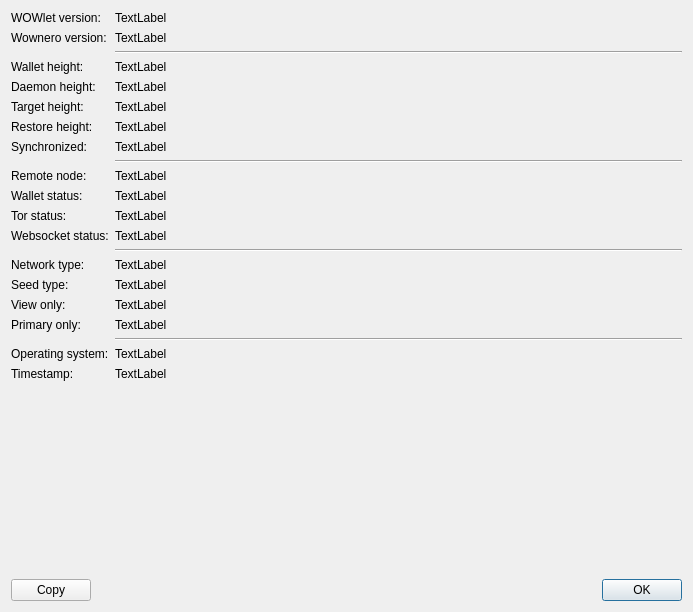
<?xml version="1.0" encoding="UTF-8"?>
<ui version="4.0">
 <class>DebugInfoDialog</class>
 <widget class="QDialog" name="DebugInfoDialog">
  <property name="geometry">
   <rect>
    <x>0</x>
    <y>0</y>
    <width>693</width>
    <height>612</height>
   </rect>
  </property>
  <property name="windowTitle">
   <string>Debug Info</string>
  </property>
  <layout class="QVBoxLayout" name="verticalLayout">
   <item>
    <layout class="QFormLayout" name="formLayout">
     <item row="0" column="0">
      <widget class="QLabel" name="label">
       <property name="text">
        <string>WOWlet version:</string>
       </property>
      </widget>
     </item>
     <item row="0" column="1">
      <widget class="QLabel" name="label_wowletVersion">
       <property name="text">
        <string>TextLabel</string>
       </property>
       <property name="textInteractionFlags">
        <set>Qt::LinksAccessibleByMouse|Qt::TextSelectableByMouse</set>
       </property>
      </widget>
     </item>
     <item row="1" column="0">
      <widget class="QLabel" name="label_4">
       <property name="text">
        <string>Wownero version:</string>
       </property>
      </widget>
     </item>
     <item row="1" column="1">
      <widget class="QLabel" name="label_moneroVersion">
       <property name="text">
        <string>TextLabel</string>
       </property>
       <property name="textInteractionFlags">
        <set>Qt::LinksAccessibleByMouse|Qt::TextSelectableByMouse</set>
       </property>
      </widget>
     </item>
     <item row="2" column="1">
      <widget class="Line" name="line">
       <property name="orientation">
        <enum>Qt::Horizontal</enum>
       </property>
      </widget>
     </item>
     <item row="3" column="0">
      <widget class="QLabel" name="label_6">
       <property name="text">
        <string>Wallet height:</string>
       </property>
      </widget>
     </item>
     <item row="3" column="1">
      <widget class="QLabel" name="label_walletHeight">
       <property name="text">
        <string>TextLabel</string>
       </property>
       <property name="textInteractionFlags">
        <set>Qt::LinksAccessibleByMouse|Qt::TextSelectableByMouse</set>
       </property>
      </widget>
     </item>
     <item row="4" column="0">
      <widget class="QLabel" name="label_12">
       <property name="text">
        <string>Daemon height:</string>
       </property>
      </widget>
     </item>
     <item row="4" column="1">
      <widget class="QLabel" name="label_daemonHeight">
       <property name="text">
        <string>TextLabel</string>
       </property>
       <property name="textInteractionFlags">
        <set>Qt::LinksAccessibleByMouse|Qt::TextSelectableByMouse</set>
       </property>
      </widget>
     </item>
     <item row="6" column="0">
      <widget class="QLabel" name="label_10">
       <property name="text">
        <string>Restore height:</string>
       </property>
      </widget>
     </item>
     <item row="6" column="1">
      <widget class="QLabel" name="label_restoreHeight">
       <property name="text">
        <string>TextLabel</string>
       </property>
       <property name="textInteractionFlags">
        <set>Qt::LinksAccessibleByMouse|Qt::TextSelectableByMouse</set>
       </property>
      </widget>
     </item>
     <item row="7" column="0">
      <widget class="QLabel" name="label_9">
       <property name="text">
        <string>Synchronized:</string>
       </property>
      </widget>
     </item>
     <item row="7" column="1">
      <widget class="QLabel" name="label_synchronized">
       <property name="text">
        <string>TextLabel</string>
       </property>
       <property name="textInteractionFlags">
        <set>Qt::LinksAccessibleByMouse|Qt::TextSelectableByMouse</set>
       </property>
      </widget>
     </item>
     <item row="8" column="1">
      <widget class="Line" name="line_2">
       <property name="orientation">
        <enum>Qt::Horizontal</enum>
       </property>
      </widget>
     </item>
     <item row="9" column="0">
      <widget class="QLabel" name="label_27">
       <property name="text">
        <string>Remote node:</string>
       </property>
      </widget>
     </item>
     <item row="9" column="1">
      <widget class="QLabel" name="label_remoteNode">
       <property name="text">
        <string>TextLabel</string>
       </property>
       <property name="textInteractionFlags">
        <set>Qt::LinksAccessibleByMouse|Qt::TextSelectableByMouse</set>
       </property>
      </widget>
     </item>
     <item row="10" column="0">
      <widget class="QLabel" name="label_17">
       <property name="text">
        <string>Wallet status:</string>
       </property>
      </widget>
     </item>
     <item row="10" column="1">
      <widget class="QLabel" name="label_walletStatus">
       <property name="text">
        <string>TextLabel</string>
       </property>
       <property name="textInteractionFlags">
        <set>Qt::LinksAccessibleByMouse|Qt::TextSelectableByMouse</set>
       </property>
      </widget>
     </item>
     <item row="11" column="0">
      <widget class="QLabel" name="label_18">
       <property name="text">
        <string>Tor status:</string>
       </property>
      </widget>
     </item>
     <item row="11" column="1">
      <widget class="QLabel" name="label_torStatus">
       <property name="text">
        <string>TextLabel</string>
       </property>
       <property name="textInteractionFlags">
        <set>Qt::LinksAccessibleByMouse|Qt::TextSelectableByMouse</set>
       </property>
      </widget>
     </item>
     <item row="12" column="0">
      <widget class="QLabel" name="label_19">
       <property name="text">
        <string>Websocket status:</string>
       </property>
      </widget>
     </item>
     <item row="12" column="1">
      <widget class="QLabel" name="label_websocketStatus">
       <property name="text">
        <string>TextLabel</string>
       </property>
       <property name="textInteractionFlags">
        <set>Qt::LinksAccessibleByMouse|Qt::TextSelectableByMouse</set>
       </property>
      </widget>
     </item>
     <item row="13" column="1">
      <widget class="Line" name="line_3">
       <property name="orientation">
        <enum>Qt::Horizontal</enum>
       </property>
      </widget>
     </item>
     <item row="14" column="0">
      <widget class="QLabel" name="label_2">
       <property name="text">
        <string>Network type:</string>
       </property>
      </widget>
     </item>
     <item row="14" column="1">
      <widget class="QLabel" name="label_netType">
       <property name="text">
        <string>TextLabel</string>
       </property>
       <property name="textInteractionFlags">
        <set>Qt::LinksAccessibleByMouse|Qt::TextSelectableByMouse</set>
       </property>
      </widget>
     </item>
     <item row="15" column="0">
      <widget class="QLabel" name="label_23">
       <property name="text">
        <string>Seed type:</string>
       </property>
      </widget>
     </item>
     <item row="15" column="1">
      <widget class="QLabel" name="label_seedType">
       <property name="text">
        <string>TextLabel</string>
       </property>
       <property name="textInteractionFlags">
        <set>Qt::LinksAccessibleByMouse|Qt::TextSelectableByMouse</set>
       </property>
      </widget>
     </item>
     <item row="16" column="0">
      <widget class="QLabel" name="label_7">
       <property name="text">
        <string>View only:</string>
       </property>
      </widget>
     </item>
     <item row="16" column="1">
      <widget class="QLabel" name="label_viewOnly">
       <property name="text">
        <string>TextLabel</string>
       </property>
       <property name="textInteractionFlags">
        <set>Qt::LinksAccessibleByMouse|Qt::TextSelectableByMouse</set>
       </property>
      </widget>
     </item>
     <item row="20" column="0">
      <widget class="QLabel" name="label_24">
       <property name="text">
        <string>Timestamp:</string>
       </property>
      </widget>
     </item>
     <item row="20" column="1">
      <widget class="QLabel" name="label_timestamp">
       <property name="text">
        <string>TextLabel</string>
       </property>
       <property name="textInteractionFlags">
        <set>Qt::LinksAccessibleByMouse|Qt::TextSelectableByMouse</set>
       </property>
      </widget>
     </item>
     <item row="19" column="0">
      <widget class="QLabel" name="label_3">
       <property name="text">
        <string>Operating system:</string>
       </property>
      </widget>
     </item>
     <item row="19" column="1">
      <widget class="QLabel" name="label_OS">
       <property name="text">
        <string>TextLabel</string>
       </property>
       <property name="textInteractionFlags">
        <set>Qt::LinksAccessibleByMouse|Qt::TextSelectableByMouse</set>
       </property>
      </widget>
     </item>
     <item row="18" column="1">
      <widget class="Line" name="line_4">
       <property name="orientation">
        <enum>Qt::Horizontal</enum>
       </property>
      </widget>
     </item>
     <item row="5" column="0">
      <widget class="QLabel" name="label_5">
       <property name="text">
        <string>Target height:</string>
       </property>
      </widget>
     </item>
     <item row="5" column="1">
      <widget class="QLabel" name="label_targetHeight">
       <property name="text">
        <string>TextLabel</string>
       </property>
       <property name="textInteractionFlags">
        <set>Qt::LinksAccessibleByMouse|Qt::TextSelectableByMouse</set>
       </property>
      </widget>
     </item>
     <item row="17" column="1">
      <widget class="QLabel" name="label_primaryOnly">
       <property name="text">
        <string>TextLabel</string>
       </property>
      </widget>
     </item>
     <item row="17" column="0">
      <widget class="QLabel" name="label_11">
       <property name="text">
        <string>Primary only:</string>
       </property>
      </widget>
     </item>
    </layout>
   </item>
   <item>
    <layout class="QHBoxLayout" name="horizontalLayout">
     <item>
      <widget class="QPushButton" name="btn_Copy">
       <property name="text">
        <string>Copy</string>
       </property>
      </widget>
     </item>
     <item>
      <widget class="QDialogButtonBox" name="buttonBox">
       <property name="orientation">
        <enum>Qt::Horizontal</enum>
       </property>
       <property name="standardButtons">
        <set>QDialogButtonBox::Ok</set>
       </property>
      </widget>
     </item>
    </layout>
   </item>
  </layout>
 </widget>
 <resources/>
 <connections>
  <connection>
   <sender>buttonBox</sender>
   <signal>accepted()</signal>
   <receiver>DebugInfoDialog</receiver>
   <slot>accept()</slot>
   <hints>
    <hint type="sourcelabel">
     <x>248</x>
     <y>254</y>
    </hint>
    <hint type="destinationlabel">
     <x>157</x>
     <y>274</y>
    </hint>
   </hints>
  </connection>
  <connection>
   <sender>buttonBox</sender>
   <signal>rejected()</signal>
   <receiver>DebugInfoDialog</receiver>
   <slot>reject()</slot>
   <hints>
    <hint type="sourcelabel">
     <x>316</x>
     <y>260</y>
    </hint>
    <hint type="destinationlabel">
     <x>286</x>
     <y>274</y>
    </hint>
   </hints>
  </connection>
 </connections>
</ui>
